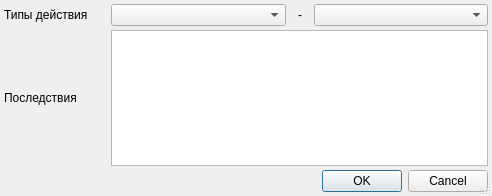
<?xml version="1.0" encoding="UTF-8"?>
<ui version="4.0">
 <class>ItemEditorDialog</class>
 <widget class="QDialog" name="ItemEditorDialog">
  <property name="geometry">
   <rect>
    <x>0</x>
    <y>0</y>
    <width>492</width>
    <height>196</height>
   </rect>
  </property>
  <property name="windowTitle">
   <string>ChangeMe!</string>
  </property>
  <property name="sizeGripEnabled">
   <bool>true</bool>
  </property>
  <layout class="QGridLayout">
   <property name="margin">
    <number>4</number>
   </property>
   <property name="spacing">
    <number>4</number>
   </property>
   <item row="2" column="1" colspan="3">
    <widget class="QTextEdit" name="edtReason"/>
   </item>
   <item row="0" column="3">
    <widget class="CActionTypeComboBox" name="cmbSecondActionType"/>
   </item>
   <item row="0" column="1">
    <widget class="CActionTypeComboBox" name="cmbFirstActionType"/>
   </item>
   <item row="0" column="0">
    <widget class="QLabel" name="lblFirstActionType">
     <property name="sizePolicy">
      <sizepolicy hsizetype="Maximum" vsizetype="Preferred">
       <horstretch>0</horstretch>
       <verstretch>0</verstretch>
      </sizepolicy>
     </property>
     <property name="text">
      <string>Типы действия</string>
     </property>
    </widget>
   </item>
   <item row="3" column="0">
    <spacer>
     <property name="orientation">
      <enum>Qt::Vertical</enum>
     </property>
     <property name="sizeHint" stdset="0">
      <size>
       <width>103</width>
       <height>16</height>
      </size>
     </property>
    </spacer>
   </item>
   <item row="4" column="0" colspan="4">
    <widget class="QDialogButtonBox" name="buttonBox">
     <property name="orientation">
      <enum>Qt::Horizontal</enum>
     </property>
     <property name="standardButtons">
      <set>QDialogButtonBox::Cancel|QDialogButtonBox::Ok</set>
     </property>
    </widget>
   </item>
   <item row="2" column="0">
    <widget class="QLabel" name="lblReason">
     <property name="sizePolicy">
      <sizepolicy hsizetype="Maximum" vsizetype="Preferred">
       <horstretch>0</horstretch>
       <verstretch>0</verstretch>
      </sizepolicy>
     </property>
     <property name="text">
      <string>Последствия</string>
     </property>
    </widget>
   </item>
   <item row="0" column="2">
    <widget class="QLabel" name="label">
     <property name="sizePolicy">
      <sizepolicy hsizetype="Preferred" vsizetype="Preferred">
       <horstretch>0</horstretch>
       <verstretch>0</verstretch>
      </sizepolicy>
     </property>
     <property name="maximumSize">
      <size>
       <width>20</width>
       <height>16777215</height>
      </size>
     </property>
     <property name="text">
      <string>-</string>
     </property>
     <property name="alignment">
      <set>Qt::AlignCenter</set>
     </property>
    </widget>
   </item>
  </layout>
 </widget>
 <customwidgets>
  <customwidget>
   <class>CActionTypeComboBox</class>
   <extends>QComboBox</extends>
   <header>Events/ActionTypeComboBox.h</header>
  </customwidget>
 </customwidgets>
 <tabstops>
  <tabstop>buttonBox</tabstop>
 </tabstops>
 <resources/>
 <connections>
  <connection>
   <sender>buttonBox</sender>
   <signal>accepted()</signal>
   <receiver>ItemEditorDialog</receiver>
   <slot>accept()</slot>
   <hints>
    <hint type="sourcelabel">
     <x>158</x>
     <y>121</y>
    </hint>
    <hint type="destinationlabel">
     <x>117</x>
     <y>106</y>
    </hint>
   </hints>
  </connection>
  <connection>
   <sender>buttonBox</sender>
   <signal>rejected()</signal>
   <receiver>ItemEditorDialog</receiver>
   <slot>reject()</slot>
   <hints>
    <hint type="sourcelabel">
     <x>238</x>
     <y>99</y>
    </hint>
    <hint type="destinationlabel">
     <x>247</x>
     <y>107</y>
    </hint>
   </hints>
  </connection>
 </connections>
</ui>
